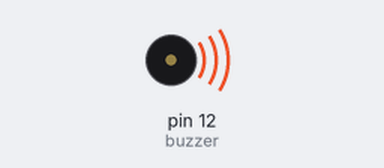
A sketch run on a simulated Arduino Uno, built with avr-gcc and run on an emulated ATmega328P. Shown: buzzer (waves = sounding).

Above: at 0.1 s.
Timing chart, 0 to 40.0 s (numbered marks = the images above):
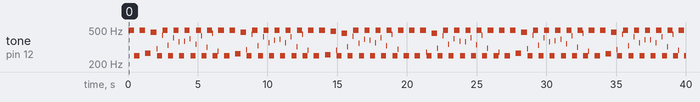

The sketch:

Buzzer.ino
```cpp
/* Use buzzer to make sound
 * tutorial http://osoyoo.com/?p=251
 */
int buzzer=12;
void setup()
{
  pinMode(buzzer,OUTPUT);
}
void loop()
{
  for(int i=0;i<200;i++)
    {
      digitalWrite(buzzer,HIGH);
      delay(1);
      digitalWrite(buzzer,LOW);
      delay(1);
    }
  for(int i=0;i<100;i++)
    {
      digitalWrite(buzzer,HIGH);
      delay(2);
      digitalWrite(buzzer,LOW);
      delay(2);
    }
}
```

Measured:
- by itself, tone on pin 12 (buzzer): plays 496 Hz for 0.40 s, 249 Hz for 0.40 s, 496 Hz for 0.40 s, 269 Hz for 0.40 s, 470 Hz for 0.40 s, 301 Hz for 0.04 s … (171 notes in this stretch)
